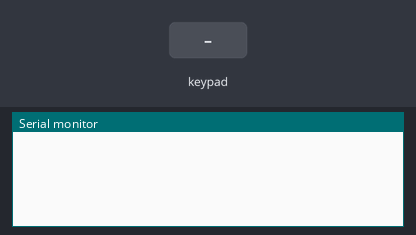
The sketch below on a simulated Arduino Uno, built with avr-gcc and run on an emulated ATmega328P. Parts: the last lines printed to the serial monitor. The test bench sets the inputs (shaded band).

Above: at 1.2 s.
1.3 s: key '7' pressed
At 2.4 s:
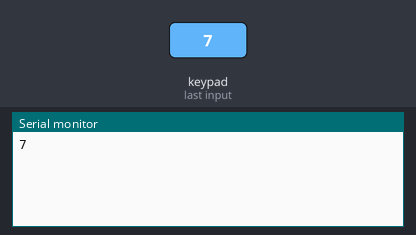
2.8 s: keypad keys 2 3 4 5 * pressed 0.4 s apart
At 5.8 s:
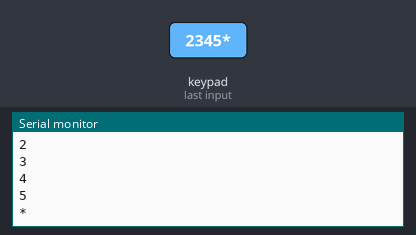
6.3 s: key '/' pressed
At 7.5 s:
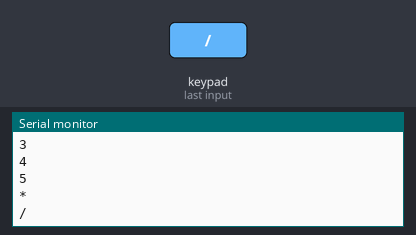
7.8 s: keypad keys 2 3 4 5 = pressed 0.4 s apart
At 9.8 s:
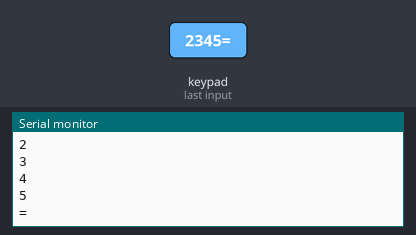
11.3 s: key 'c' pressed
At 12.4 s:
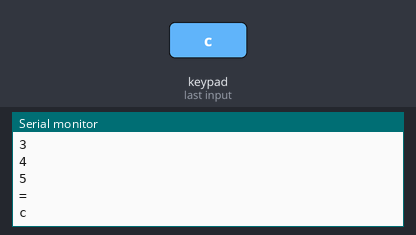
Timing chart, 0 to 13.8 s (numbered marks = the images above; inputs shaded):
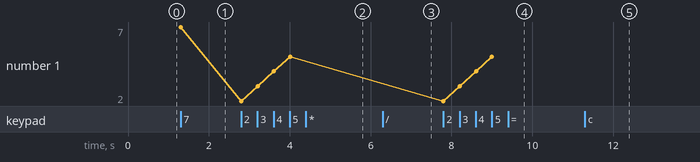

The sketch:

keypad.ino
```cpp
// Keypad-smallcal (4x4)

#include<Keypad.h>     // keypad hader file

const byte ROWS = 4;   // 4 row keypad
const byte COLS = 4;   // 4 colam keypad

char keys[ROWS][COLS]{   // keypad all baton Initialize
  {'7','8','9','/'},
  {'4','5','6','*'},
  {'1','2','3','-'},
  {'c','0','=','+'},
};

byte rowPins[4] = {2,3,4,5};   // arduino to keypad row Connection pins
byte colPins[4] = {6,7,8,9};   // colam pines

Keypad keypad = Keypad(makeKeymap(keys), rowPins, colPins, ROWS, COLS);

void setup(){
  Serial.begin(9600);
}

void loop(){
  char key = keypad.getKey();
  if (key) {
  Serial.println(key);
  }
}
```

Measured:
- after the input at 1.3 s, the serial monitor: prints a new line at once (image 1)
- after the input at 2.8 s, the serial monitor: prints a new line at once (image 2)
- after the input at 6.3 s, the serial monitor: prints a new line at once (image 3)
- after the input at 7.8 s, the serial monitor: prints a new line at once (image 4)
- after the input at 11.3 s, the serial monitor: prints a new line at once (image 5)
- plotted number 1: 7 → 5 after the input at 2.8 s
